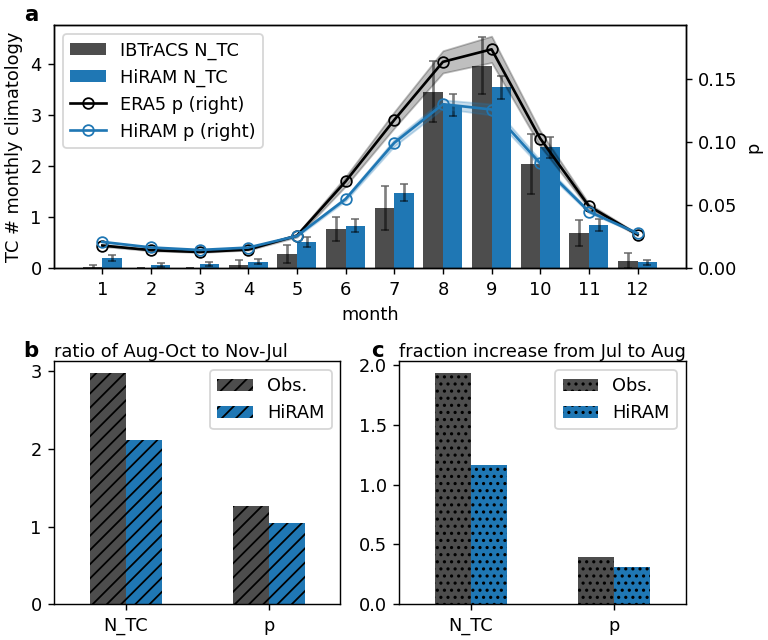

The script that drew this image:
#!/usr/bin/env python
# Wenchang Yang (wenchang@princeton.edu)
# Tue May  4 17:02:20 EDT 2021
if __name__ == '__main__':
    from misc.timer import Timer
    tt = Timer(f'start {__file__}')
import sys, os.path, os, glob, datetime
import xarray as xr, numpy as np, pandas as pd, matplotlib.pyplot as plt
#more imports
#
if __name__ == '__main__':
    tt.check('end import')
#
#start from here
from wyfig01a_barline_cycle_ntc_pTang import wyplot as plot_cycle
from wyfig01b_bar_cycle_ntc_pTang_sharpness import wyplot as plot_sharpness
from wyfig01c_bar_cycle_ntc_pTang_dfrac import wyplot as plot_dfrac
 
if __name__ == '__main__':
    from wyconfig import * #my plot settings
    figsize = 6,5
    fig = plt.figure(figsize=figsize)
    gs = fig.add_gridspec(2, 2)
    axes = []

    ax = fig.add_subplot(gs[1,0])
    plot_sharpness(ax=ax)
    axes.append(ax)

    ax = fig.add_subplot(gs[1,1])
    plot_dfrac(ax=ax)
    axes.append(ax)

    ax = fig.add_subplot(gs[0,:])
    plot_cycle(ax=ax)
    axes.append(ax)

    for ax,tag in zip(axes, list('bca')):
        ax.text(0, 1, f'{tag}  ', ha='right', va='bottom', transform=ax.transAxes, fontweight='bold', fontsize='large')
    
    #savefig
    if len(sys.argv) > 1 and sys.argv[1] == 'savefig':
        figname = __file__.replace('.py', f'.png')
        wysavefig(figname)
    tt.check(f'**Done**')
    plt.show()
    
